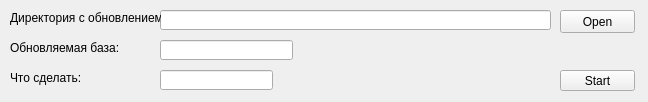
<?xml version="1.0" encoding="UTF-8"?>
<ui version="4.0">
 <class>MainWindow</class>
 <widget class="QMainWindow" name="MainWindow">
  <property name="geometry">
   <rect>
    <x>0</x>
    <y>0</y>
    <width>648</width>
    <height>102</height>
   </rect>
  </property>
  <property name="windowTitle">
   <string>Программа запаковки/установки обновлений ФОНД</string>
  </property>
  <widget class="QWidget" name="centralwidget">
   <widget class="QLineEdit" name="line_dir">
    <property name="geometry">
     <rect>
      <x>160</x>
      <y>10</y>
      <width>391</width>
      <height>20</height>
     </rect>
    </property>
   </widget>
   <widget class="QLineEdit" name="line_base">
    <property name="geometry">
     <rect>
      <x>160</x>
      <y>40</y>
      <width>133</width>
      <height>20</height>
     </rect>
    </property>
   </widget>
   <widget class="QLineEdit" name="line_act">
    <property name="geometry">
     <rect>
      <x>160</x>
      <y>70</y>
      <width>113</width>
      <height>20</height>
     </rect>
    </property>
   </widget>
   <widget class="QPushButton" name="button_open">
    <property name="geometry">
     <rect>
      <x>560</x>
      <y>10</y>
      <width>75</width>
      <height>23</height>
     </rect>
    </property>
    <property name="text">
     <string>Open</string>
    </property>
   </widget>
   <widget class="QLabel" name="label">
    <property name="geometry">
     <rect>
      <x>10</x>
      <y>10</y>
      <width>151</width>
      <height>16</height>
     </rect>
    </property>
    <property name="text">
     <string>Директория с обновлением:</string>
    </property>
   </widget>
   <widget class="QLabel" name="label_2">
    <property name="geometry">
     <rect>
      <x>10</x>
      <y>40</y>
      <width>151</width>
      <height>16</height>
     </rect>
    </property>
    <property name="text">
     <string>Обновляемая база:</string>
    </property>
   </widget>
   <widget class="QLabel" name="label_3">
    <property name="geometry">
     <rect>
      <x>10</x>
      <y>70</y>
      <width>151</width>
      <height>16</height>
     </rect>
    </property>
    <property name="text">
     <string>Что сделать:</string>
    </property>
   </widget>
   <widget class="QPushButton" name="button_start">
    <property name="geometry">
     <rect>
      <x>560</x>
      <y>70</y>
      <width>75</width>
      <height>21</height>
     </rect>
    </property>
    <property name="text">
     <string>Start</string>
    </property>
   </widget>
  </widget>
 </widget>
 <resources/>
 <connections/>
</ui>
